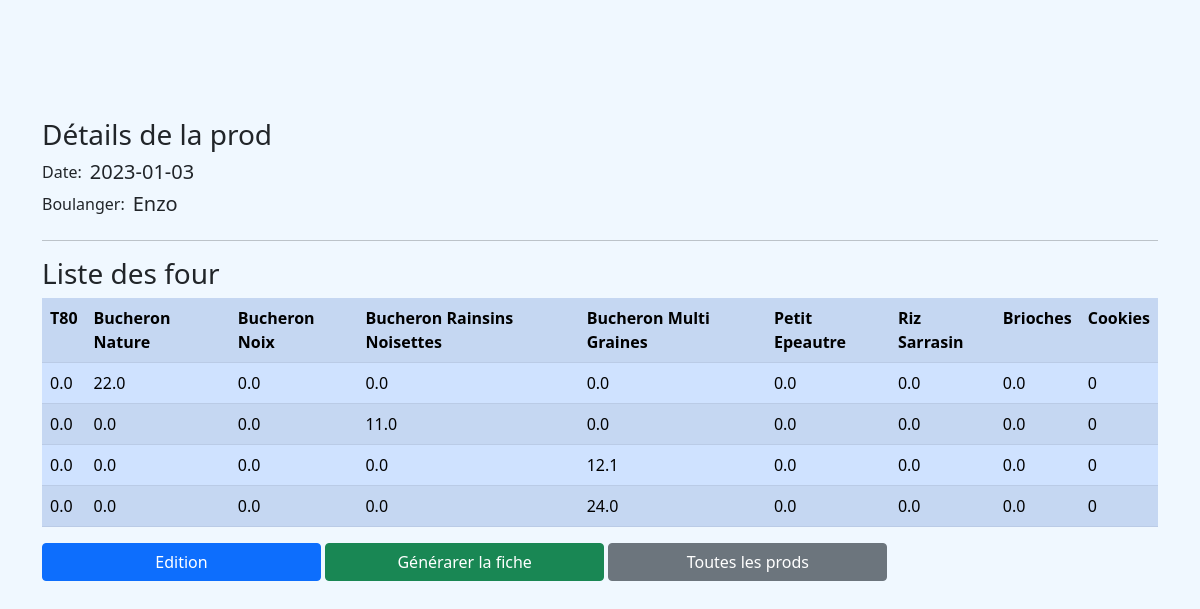
Page /prod/prodlist/1/ on the earlier database version.
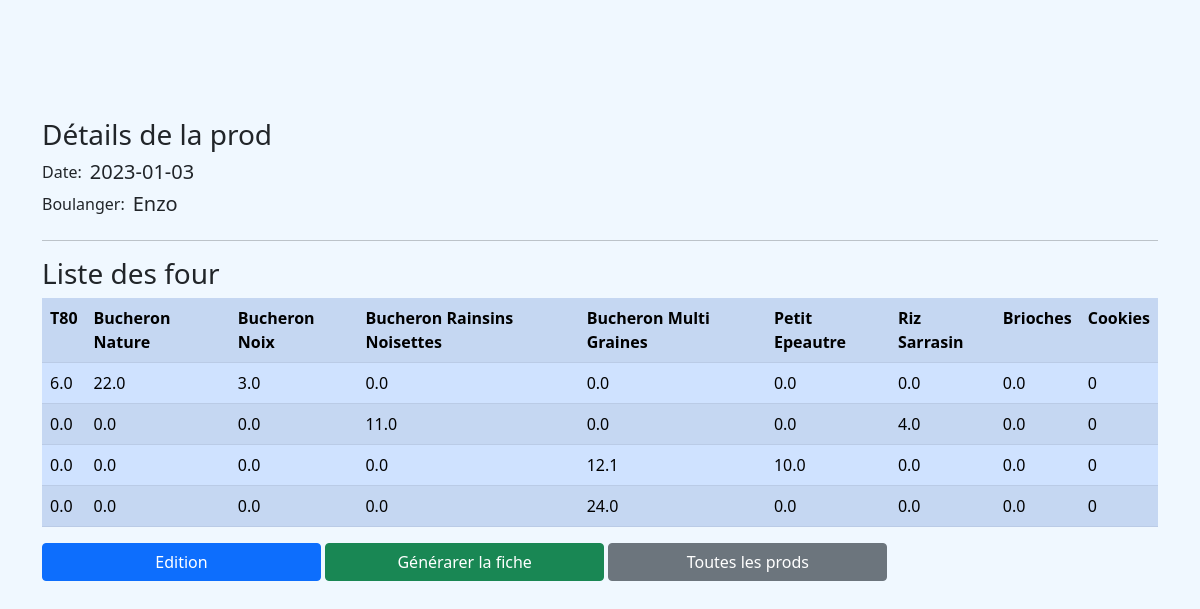
Same page on the later database version.
### prod/models.py (models this page shows)
class Data(models.Model):
    prod_id = models.ForeignKey(Prod, on_delete=models.CASCADE)
    T80 = models.FloatField(default=0)
    BuchNat = models.FloatField(default=0)
    BuchMG = models.FloatField(default=0)
    BuchRN = models.FloatField(default=0)
    BuchNoix = models.FloatField(default=0,)
    RizSar = models.FloatField(default=0,)
    PetEp = models.FloatField(default=0,)
    Brioche = models.FloatField(default=0,)
    Cookies = models.IntegerField(default=0)

### prod/views.py (the view)
# urls.py: path('prodlist/<int:pk>/', views.ProdDetailView.as_view(), name='prod_detail'),
class ProdDetailView(DetailView):
    model = Prod
    template_name = 'prod_detail.html'

### templates/prod_detail.html (shortened to what this page needs)
{% extends 'base.html' %} {% block title %}{{ prod.date }}{% endblock %}
{%block content %}
<h3>Détails de la prod</h3>
<div class="d-flex d-flex-inline">
  <span class="pe-2">Date:</span>
  <h5>{{ prod.date|title }}</h5>
</div>
<div class="d-flex d-flex-inline">
  <span class="pe-2">Boulanger:</span>
  <h5>{{ prod.boulanger|title }}</h5>
</div>
<hr />
<h3>Liste des four</h3>
<table class="table table-primary table-striped">
    <tr>
        <th>T80</th>
        <th>Bucheron Nature</th>
        <th>Bucheron Noix</th>
        <th>Bucheron Rainsins Noisettes</th>
        <th>Bucheron Multi Graines</th>
        <th>Petit Epeautre</th>
        <th>Riz Sarrasin</th>
        <th>Brioches</th>
        <th>Cookies</th>
    </tr>
    {% for elem in prod.data_set.all %}
    <tr>
        <td>{{ elem.T80 }}</td>
        <td>{{ elem.BuchNat }}</td>
        <td>{{ elem.BuchNoix }}</td>
        <td>{{ elem.BuchRN }}</td>
        <td>{{ elem.BuchMG }}</td>
        <td>{{ elem.PetEp }}</td>
        <td>{{ elem.RizSar }}</td>
        <td>{{ elem.Brioche }}</td>
        <td>{{ elem.Cookies }}</td>
    </tr>
    {% endfor %}
</table>
<div>
  <a
    href="{% url 'prod:prod_edit' pk=prod.pk %}"
    role="button"
    class="btn btn-primary col-3"
    >Edition</a
  >
  <a
    href="{% url 'prod:fiche_prod' pk=prod.pk %}"
    role="button"
    class="btn btn-success col-3"
    >Générarer la fiche</a
  >
  <a
    href="{% url 'prod:list_prod' %}"
    role="button"
    class="btn btn-secondary col-3"
    >Toutes les prods</a
  >
</div>
{% endblock content %}

Differences in the rows shown:
changed Data (number 1 of 4 on the later page): T80 "0.0" → "6.0"; BuchNoix "0.0" → "3.0"
changed Data (number 2 of 4 on the later page): RizSar "0.0" → "4.0"
changed Data (number 3 of 4 on the later page): PetEp "0.0" → "10.0"
